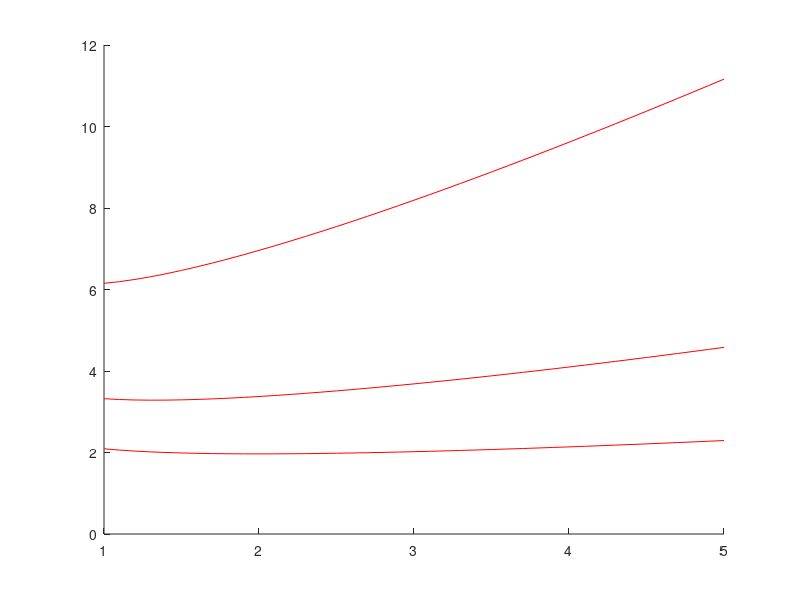

The MATLAB source for this figure: (Note: this script raises an error after producing the figure.)
load('data/data4comparison.mat');
n=1;
h=figure
hold on
plot(r_tab2,meanTa(:,:),'r');
%plot(r_tab,meanTs(:,:),'b.','MarkerSize',12);

for i=1:size(meanTs,1)
    errorbar(r_tab,log(meanTs(i,:)),3*sdevT(i,:)./meanTs(i,:),'k.');
end
set(gca,'XTick',r_tab)

xlabel('r','fontsize',fs_label);
ylabel('log <T>','fontsize',fs_label);


printpdf(h,'graphics/mfat_comp_r');
